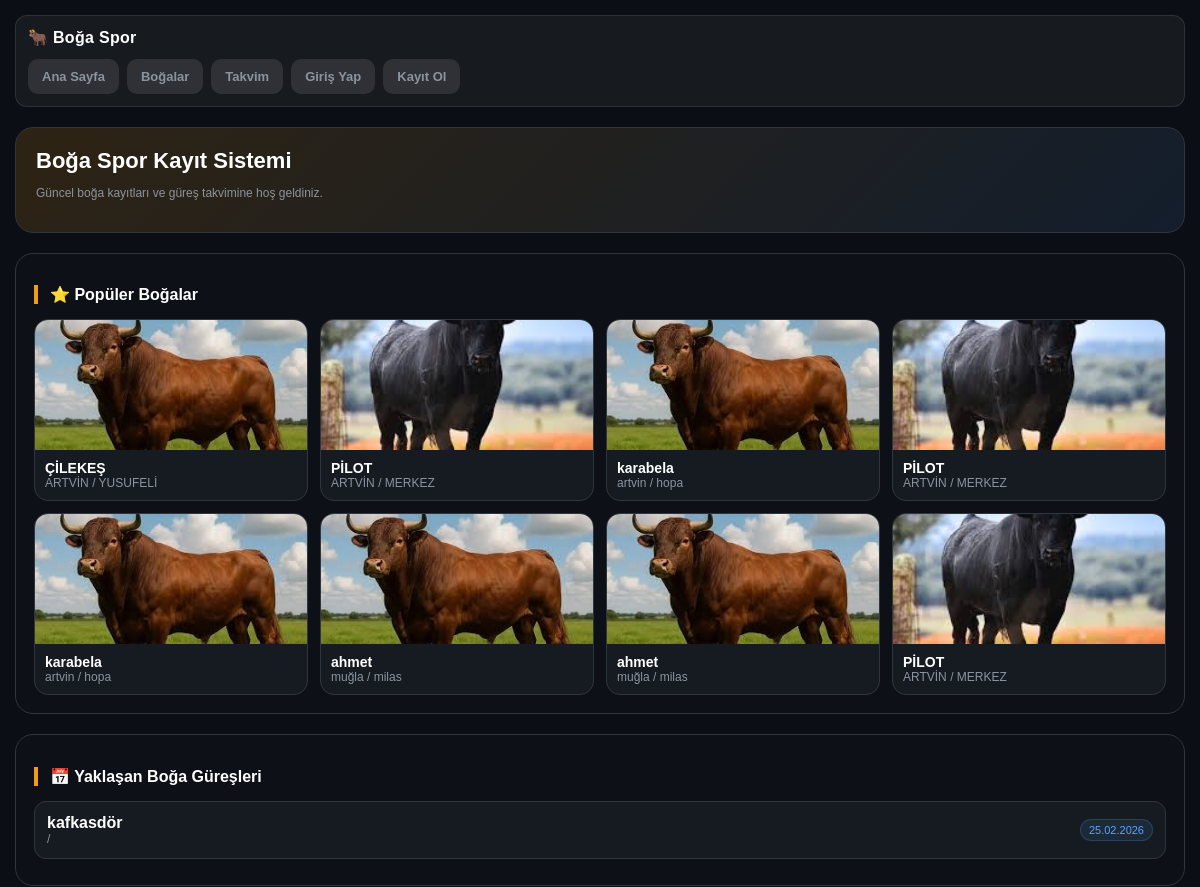
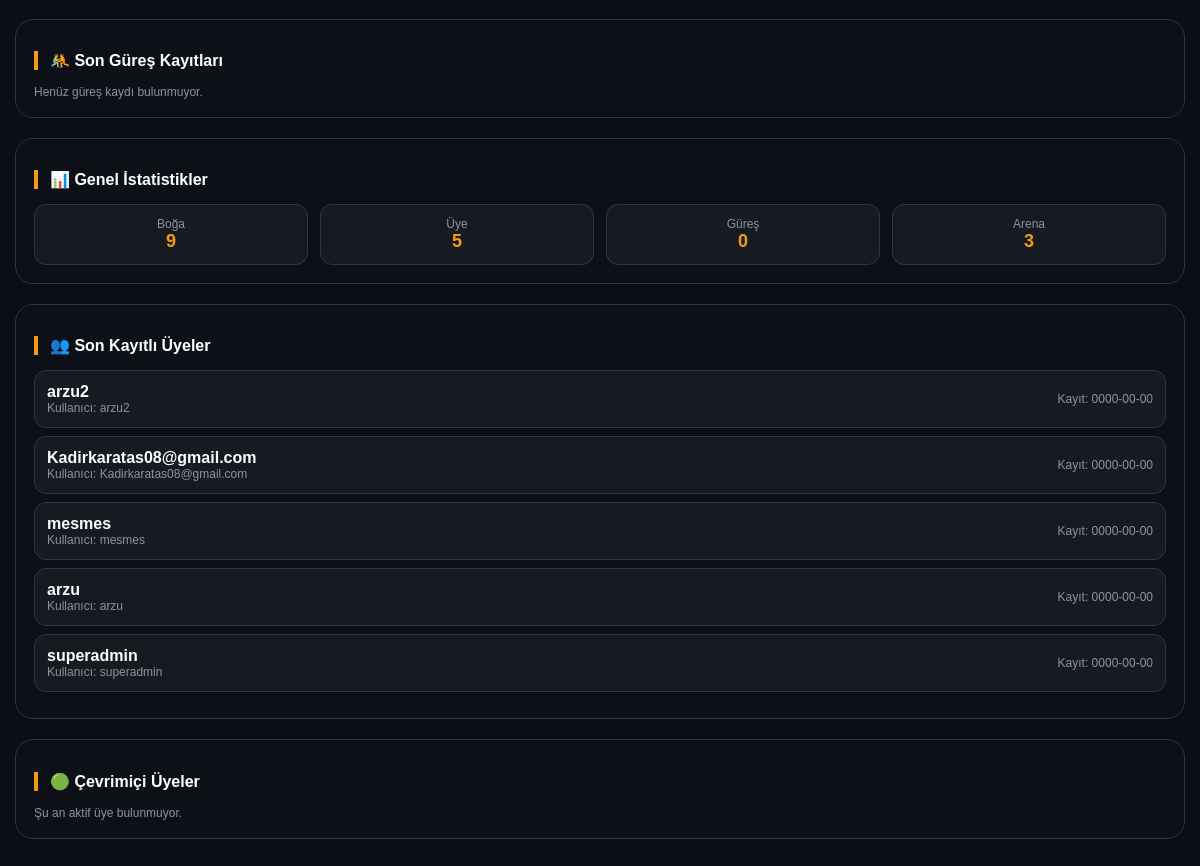
The app's page /boga/index.php with its own data (2 pictures, top to bottom).
### tables this page shows
CREATE TABLE `bulls` (
  `id` int(10) UNSIGNED NOT NULL,
  `uid` int(11) DEFAULT NULL,
  `name` varchar(100) NOT NULL,
  `breed` varchar(100) DEFAULT NULL,
  `age` int(11) NOT NULL DEFAULT 0,
  `weight` varchar(50) DEFAULT NULL,
  `city` varchar(100) DEFAULT NULL,
  `wins_text` text DEFAULT NULL,
  `mother` varchar(100) DEFAULT NULL,
  `father` varchar(100) DEFAULT NULL,
  `last_arena_text` varchar(150) DEFAULT NULL,
  `last_opponent_text` varchar(150) DEFAULT NULL,
  `owner_name` varchar(150) DEFAULT NULL,
  `category_id` int(10) UNSIGNED DEFAULT NULL,
  `image` varchar(255) DEFAULT NULL,
  `created_by` int(10) UNSIGNED NOT NULL,
  `status` enum('pending','approved') NOT NULL DEFAULT 'pending',
  `reject_reason` text DEFAULT NULL,
  `created_at` datetime NOT NULL,
  `won_titles` text DEFAULT NULL,
  `mother_name` varchar(150) DEFAULT NULL,
  `father_name` varchar(150) DEFAULT NULL,
  `last_arena` varchar(150) DEFAULT NULL,
  `last_opponent` varchar(150) DEFAULT NULL,
  `last_category` varchar(100) DEFAULT NULL,
  `photo_path` varchar(255) DEFAULT NULL,
  `owner_user_id` int(11) DEFAULT NULL,
  `original_owner` varchar(255) DEFAULT NULL,
  `district` varchar(100) DEFAULT NULL,
  `arenas` text DEFAULT NULL,
  `championships` text DEFAULT NULL,
  `price` varchar(100) DEFAULT NULL
);

CREATE TABLE `events` (
  `id` int(10) UNSIGNED NOT NULL,
  `festival` varchar(120) DEFAULT NULL,
  `title` varchar(160) NOT NULL,
  `city` varchar(60) DEFAULT NULL,
  `district` varchar(60) DEFAULT NULL,
  `location` varchar(160) DEFAULT NULL,
  `event_date` date NOT NULL,
  `start_time` time DEFAULT NULL,
  `categories` text DEFAULT NULL,
  `has_award` tinyint(1) NOT NULL DEFAULT 0,
  `notes` text DEFAULT NULL,
  `created_at` timestamp NOT NULL DEFAULT current_timestamp(),
  `updated_at` timestamp NULL DEFAULT NULL ON UPDATE current_timestamp()
);

CREATE TABLE `users` (
  `id` int(10) UNSIGNED NOT NULL,
  `username` varchar(50) NOT NULL,
  `password` varchar(255) NOT NULL,
  `phone` varchar(20) NOT NULL,
  `role` enum('user','admin','superadmin') NOT NULL DEFAULT 'user',
  `is_active` tinyint(1) NOT NULL DEFAULT 1,
  `created_at` datetime NOT NULL,
  `full_name` varchar(150) DEFAULT NULL
);

### boga/index.php (called while the page is built, shortened)
<?php
require_once __DIR__ . '/app/functions.php';
require_once __DIR__ . '/app/bulls_extra.php';
$stats = ['bulls'=>0,'users'=>0,'matches'=>0,'arenas'=>0];
try {
    $pdo = pdo();
    $stats['bulls'] = (int)$pdo->query("SELECT COUNT(*) FROM bulls WHERE status='approved'")->fetchColumn();
    $stats['users'] = (int)$pdo->query("SELECT COUNT(*) FROM users")->fetchColumn();
    $stats['arenas'] = (int)$pdo->query("SELECT COUNT(*) FROM arenas")->fetchColumn();
    $stats['matches'] = (int)$pdo->query("SELECT COUNT(*) FROM bull_matches")->fetchColumn();
    $bulls_popular = get_popular_bulls($pdo, 8);
    $stmt = $pdo->query("SELECT id,username,full_name,created_at FROM users ORDER BY id DESC LIMIT 6");
    $users_latest = $stmt->fetchAll();
    if ($pdo->query("SHOW TABLES LIKE 'events'")->fetchColumn()) {
        $stmt = $pdo->query("SELECT * FROM events WHERE event_date >= CURDATE() ORDER BY event_date ASC LIMIT 5");
        $events_upcoming = $stmt->fetchAll();
    }
} catch (Throwable $e) {
    error_log('index.php error: ' . $e->getMessage());
    $error = 'Hata: ' . $e->getMessage();
}
$view = __DIR__ . '/views/home.php';
include __DIR__ . '/app/layout.php';

### boga/app/functions.php (called while the page is built, shortened)
<?php
if (!function_exists('url')) {
    function url(string $path = ''): string {
        return SITE_SUBDIR . '/' . ltrim($path, '/');
    }
}
if (!function_exists('e')) {
    function e($s): string {
        if ($s === null) $s = '';
        return htmlspecialchars((string)$s, ENT_QUOTES | ENT_SUBSTITUTE, 'UTF-8');
    }
}
if (!function_exists('is_logged_in')) {
    function is_logged_in(): bool { return !empty($_SESSION['user_id']); }
}

### boga/app/bulls_extra.php (called while the page is built, shortened)
<?php
function get_popular_bulls(PDO $pdo, int $limit = 8): array
{
    $limit = max(1, min(50, $limit));
    try {
        $stmt = $pdo->query("
            SELECT b.id, b.name, b.owner_name, b.city, b.district, b.image, COALESCE(v.views,0) AS views
            FROM bulls b
            LEFT JOIN bull_views v ON v.bull_id = b.id
            WHERE b.status='approved'
            ORDER BY COALESCE(v.views,0) DESC, b.id DESC
            LIMIT {$limit}
        ");
        return $stmt->fetchAll(PDO::FETCH_ASSOC) ?: [];
    } catch (Throwable $e) {
        return [];
    }
}

### boga/views/home.php (the view, shortened to what this page needs)
<?php
if (!function_exists('fmt_date_tr_home')) {
    function fmt_date_tr_home($d){ return $d ? date('d.m.Y', strtotime($d)) : '-'; }
}
if (!function_exists('tr_slug_home')) {
    function tr_slug_home($s){
        $map=['Ç'=>'c','ç'=>'c','Ğ'=>'g','ğ'=>'g','İ'=>'i','ı'=>'i','Ö'=>'o','ö'=>'o','Ş'=>'s','ş'=>'s','Ü'=>'u','ü'=>'u'];
        $s = strtr($s, $map);
        $s = strtolower($s);
        $s = preg_replace('~[^a-z0-9]+~', '-', $s) ?? '';
        return trim($s, '-');
    }
}
?>
<div class="hero">
    <h1 style="margin:0; font-size:22px; color:#fff;">Boğa Spor Kayıt Sistemi</h1>
    <p class="muted">Güncel boğa kayıtları ve güreş takvimine hoş geldiniz.</p>
</div>
<div class="section">
    <h2>⭐ Popüler Boğalar</h2>
    <div class="grid-4">
        <?php if(!empty($bulls_popular)): foreach($bulls_popular as $b): ?>
            <a href="<?= url('bull.php?id='.$b['id'].'&slug='.tr_slug_home($b['name'])) ?>" class="card">
                <div style="height:130px; background:#000; overflow:hidden;">
                    <?php if(!empty($b['image'])): ?>
                        <img src="<?= url('uploads/bulls/'.basename($b['image'])) ?>" alt="<?= e($b['name']) ?>">
                    <?php else: ?>
                        <div style="height:100%; display:flex; align-items:center; justify-content:center;" class="muted">Görsel Yok</div>
                    <?php endif; ?>
                </div>
                <div style="padding:10px;">
                    <div style="font-weight:700; color:#fff; font-size:14px;"><?= e($b['name']) ?></div>
                    <div class="muted"><?= e($b['city'] ?? '-') ?> / <?= e($b['district'] ?? '-') ?></div>
                </div>
            </a>
        <?php endforeach; else: ?>
            <div class="muted">Henüz popüler boğa kaydı yok.</div>
        <?php endif; ?>
    </div>
</div>
<div class="section">
  <h2>📅 Yaklaşan Boğa Güreşleri</h2>
  <?php if(!empty($events_upcoming)): foreach($events_upcoming as $e): ?>
    <div class="row">
      <div>
        <div style="font-weight:700; color:#fff;"><?= e($e['title']) ?></div>
        <div class="muted"><?= e($e['city']) ?> / <?= e($e['district'] ?? '') ?></div>
      </div>
      <span class="tag"><?= fmt_date_tr_home($e['event_date']) ?></span>
    </div>
  <?php endforeach; else: ?>
    <div class="muted">Takvimde yaklaşan güreş kaydı bulunmuyor.</div>
  <?php endif; ?>
</div>
<div class="section">
  <h2>🤼 Son Güreş Kayıtları</h2>
  <?php if(!empty($matches_latest)): foreach($matches_latest as $m): ?>
    <div class="row">
      <div>
        <div style="font-weight:700; color:#f39c12;"><?= e($m['bull_name'] ?? '-') ?></div>
        <div class="muted">Arena: <?= e($m['arena_name'] ?? '-') ?></div>
      </div>
      <div style="text-align:right;">
        <div class="tag">Güreş Tarihi: <?= e($m['match_date']) ?></div>
        <div class="muted" style="margin-top:4px;"><?= e($m['result_text'] ?? ($m['opponent_text'] ?? 'Sonuç girilmedi')) ?></div>
      </div>
    </div>
  <?php endforeach; else: ?>
    <div class="muted">Henüz güreş kaydı bulunmuyor.</div>
  <?php endif; ?>
</div>
<div class="section">
    <h2>📊 Genel İstatistikler</h2>
    <div class="grid-4">
        <div class="stat-box"><div class="muted">Boğa</div><div style="font-size:18px; font-weight:800; color:#f39c12;"><?= (int)($stats['bulls'] ?? 0) ?></div></div>
        <div class="stat-box"><div class="muted">Üye</div><div style="font-size:18px; font-weight:800; color:#f39c12;"><?= (int)($stats['users'] ?? 0) ?></div></div>
        <div class="stat-box"><div class="muted">Güreş</div><div style="font-size:18px; font-weight:800; color:#f39c12;"><?= (int)($stats['matches'] ?? 0) ?></div></div>
        <div class="stat-box"><div class="muted">Arena</div><div style="font-size:18px; font-weight:800; color:#f39c12;"><?= (int)($stats['arenas'] ?? 0) ?></div></div>
    </div>
</div>
<div class="section">
    <h2>👥 Son Kayıtlı Üyeler</h2>
    <?php if(!empty($users_latest)): foreach($users_latest as $u): ?>
        <div class="row">
            <div>
                <div style="font-weight:700; color:#fff;"><?= e($u['full_name'] ?: $u['username']) ?></div>
                <div class="muted">Kullanıcı: <?= e($u['username']) ?></div>
            </div>
            <div class="muted">Kayıt: <?= substr($u['created_at'], 0, 10) ?></div>
        </div>
    <?php endforeach; else: ?>
        <div class="muted">Üye kaydı bulunmuyor.</div>
    <?php endif; ?>
</div>
<div class="section">
    <h2>🟢 Çevrimiçi Üyeler</h2>
    <div style="display:flex; flex-wrap:wrap; gap:10px;">
        <?php if(!empty($online_users)): foreach($online_users as $ou): ?>
            <div class="row" style="margin:0; flex:1 1 200px;">
                <div>
                    <div style="font-weight:700; color:#f39c12; font-size:14px;"><?= e($ou['full_name'] ?: $ou['username']) ?></div>
                    <div class="muted"><?= e($ou['role'] ?: 'Üye') ?></div>
                </div>
<a href="<?= url('mesaj/'.$ou['id']) ?>" class="tag" style="text-decoration:none; font-weight:bold;">Mesaj Gönder</a>            </div>
        <?php endforeach; else: ?>
            <div class="muted">Şu an aktif üye bulunmuyor.</div>
        <?php endif; ?>
    </div>
</div>

### boga/app/layout.php (shortened to what this page needs)
<!DOCTYPE html>
<html lang="tr">
<head>
</head>
<body>
<div class="wrapper">
<?php
  $favCount = 0;
  $unreadCount = 0;
?>
<div class="nav">
  <div class="nav-top">
    <div class="brand">🐂 Boğa Spor</div>
  </div>
  <div class="links" id="navLinks">
    <a href="<?= url('') ?>" class="menu-btn">Ana Sayfa</a>
    <a href="<?= url('bogalar') ?>" class="menu-btn">Boğalar</a>
    <?php if (is_logged_in()): ?>
      <?php $role = user_role(); ?>
      <a href="<?= url('mesajlarim') ?>" class="menu-btn">
        📩 Mesajlar
        <?php if ($unreadCount > 0): ?>
          <span class="msg-badge"><?= $unreadCount ?></span>
        <?php endif; ?>
      </a>
      <?php if ($role === 'admin' || $role === 'superadmin'): ?>
        <a href="<?= url('admin/onay-bekleyen') ?>" class="menu-btn <?= ($title=='Onay Bekleyen Boğalar'?'active':'') ?>">Onay Bekleyenler</a>
        <a href="<?= url('admin/bogalar') ?>" class="menu-btn">Tüm Boğalar</a>
        <a href="<?= url('admin/guresler') ?>" class="menu-btn">Güreşler</a>
        <a href="<?= url('admin/kullanicilar') ?>" class="menu-btn">Kullanıcılar</a>
        <a href="<?= url('admin/takvim') ?>" class="menu-btn">Takvim</a>
        <a href="<?= url('cevrimici') ?>" class="menu-btn">Çevrimiçi Üyeler</a>
      <?php else: ?>
        <a href="<?= url('bogalarim') ?>" class="menu-btn">Boğalarım</a>
        <a href="<?= url('boga-ekle') ?>" class="menu-btn">+ Yeni Boğa</a>
        <a href="<?= url('takvim') ?>" class="menu-btn">Takvim</a>
        <a href="<?= url('karsilastir') ?>" class="menu-btn">Karşılaştırma</a>
        <a href="<?= url('favorilerim') ?>" class="menu-btn">
          Favorilerim
          <?php if ($favCount > 0): ?>
            <span class="badge"><?= (int)$favCount ?></span>
          <?php endif; ?>
        </a>
      <?php endif; ?>
      <div class="account-box" id="accountWrap">
        <a href="<?= url('hesabim') ?>" class="menu-btn">Hesabım</a>
        <button type="button" class="account-caret" id="accountCaret" aria-label="Hesabım menüsü">▾</button>
      </div>
    <?php else: ?>
      <a href="<?= url('takvim') ?>" class="menu-btn">Takvim</a>
      <a href="<?= url('giris') ?>" class="menu-btn">Giriş Yap</a>
      <a href="<?= url('kayit') ?>" class="menu-btn">Kayıt Ol</a>
    <?php endif; ?>
  </div>
</div>
<div class="main-content">
  <?php if(isset($view) && file_exists($view)) include $view; ?>
</div>
</div>
</body>
</html>

### boga/app/layout.php (style rules this page uses)
* { box-sizing:border-box; }
html,body { width:100%; overflow-x:hidden; }
body { margin:0; background:#0b0e14; font-family:sans-serif; color:#fff; }
.wrapper { max-width:1200px; margin:0 auto; padding:15px; }
.nav { background:rgba(255,255,255,0.05); border:1px solid rgba(255,255,255,0.10); border-radius:12px; padding:12px; margin-bottom:20px; }
.nav-top { display:flex; gap:10px; align-items:center; justify-content:space-between; }
.brand { display:flex; gap:10px; align-items:center; font-weight:900; letter-spacing:.3px; }
.links { margin-top:12px; display:flex; flex-wrap:wrap; gap:8px; }
.menu-btn { background:rgba(255,255,255,0.10); color:#8b949e; padding:10px 14px; border-radius:10px; text-decoration:none; font-size:13px; font-weight:800; white-space:nowrap; display:inline-flex; align-items:center; justify-content:center; gap:6px; max-width:100%; position: relative; }

### boga/views/home.php (style rules this page uses)
.hero { background: linear-gradient(135deg, rgba(243,156,18,0.15), rgba(88,166,255,0.1)); border: 1px solid #30363d; border-radius: 18px; padding: 20px; margin-bottom: 20px; }
.section { background:#0d1117; border:1px solid #30363d; border-radius: 18px; padding: 18px; margin-bottom: 20px; }
.section h2 { font-size: 16px; color:#fff; border-left: 4px solid #f39c12; padding-left: 12px; margin-bottom: 15px; }
.grid-4 { display:grid; grid-template-columns: repeat(4, 1fr); gap: 12px; }
.card { background:#161b22; border:1px solid #30363d; border-radius: 14px; overflow:hidden; text-decoration:none; color:inherit; transition:0.2s; }
.card img { width:100%; height:130px; object-fit:cover; }
.row { background:#161b22; border:1px solid #30363d; border-radius: 12px; padding: 12px; display:flex; justify-content:space-between; align-items:center; margin-bottom: 8px; }
.stat-box { background:#161b22; border:1px solid #30363d; border-radius: 12px; padding: 12px; text-align:center; }
.muted { color:#8b949e; font-size: 12px; }
.tag { padding: 4px 8px; border-radius: 20px; font-size: 11px; background:rgba(88,166,255,0.1); color:#58a6ff; border:1px solid rgba(88,166,255,0.2); }

### records on screen
bulls: image (picture), name "ÇİLEKEŞ", city "ARTVİN", district "YUSUFELİ"
bulls: image (picture), name "PİLOT", city "ARTVİN", district "MERKEZ"
bulls: image (picture), name "karabela", city "artvin", district "hopa"
bulls: image (picture), name "PİLOT", city "ARTVİN", district "MERKEZ"
bulls: image (picture), name "karabela", city "artvin", district "hopa"
bulls: image (picture), name "ahmet", city "muğla", district "milas"
bulls: image (picture), name "ahmet", city "muğla", district "milas"
bulls: image (picture), name "PİLOT", city "ARTVİN", district "MERKEZ"
events: title "kafkasdör", event_date "25.02.2026"
users: username "arzu2", created_at "0000-00-00"
users: username "Kadirkaratas08@gmail.com", created_at "0000-00-00"
users: username "mesmes", created_at "0000-00-00"
users: username "arzu", created_at "0000-00-00"
users: username "superadmin", created_at "0000-00-00"

### other values on screen
$stats['bulls'] "9"
$stats['users'] "5"
$stats['matches'] "0"
$stats['arenas'] "3"
